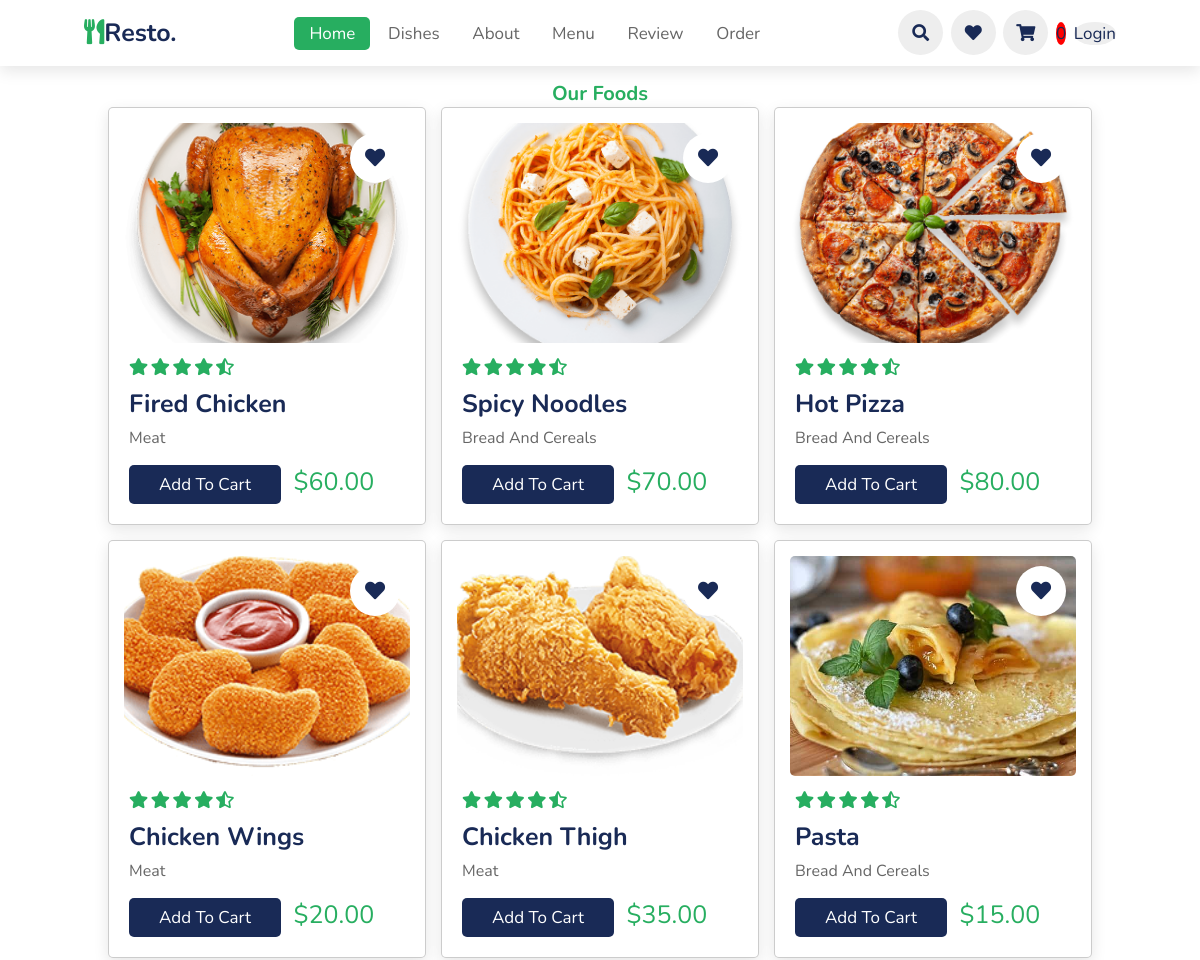
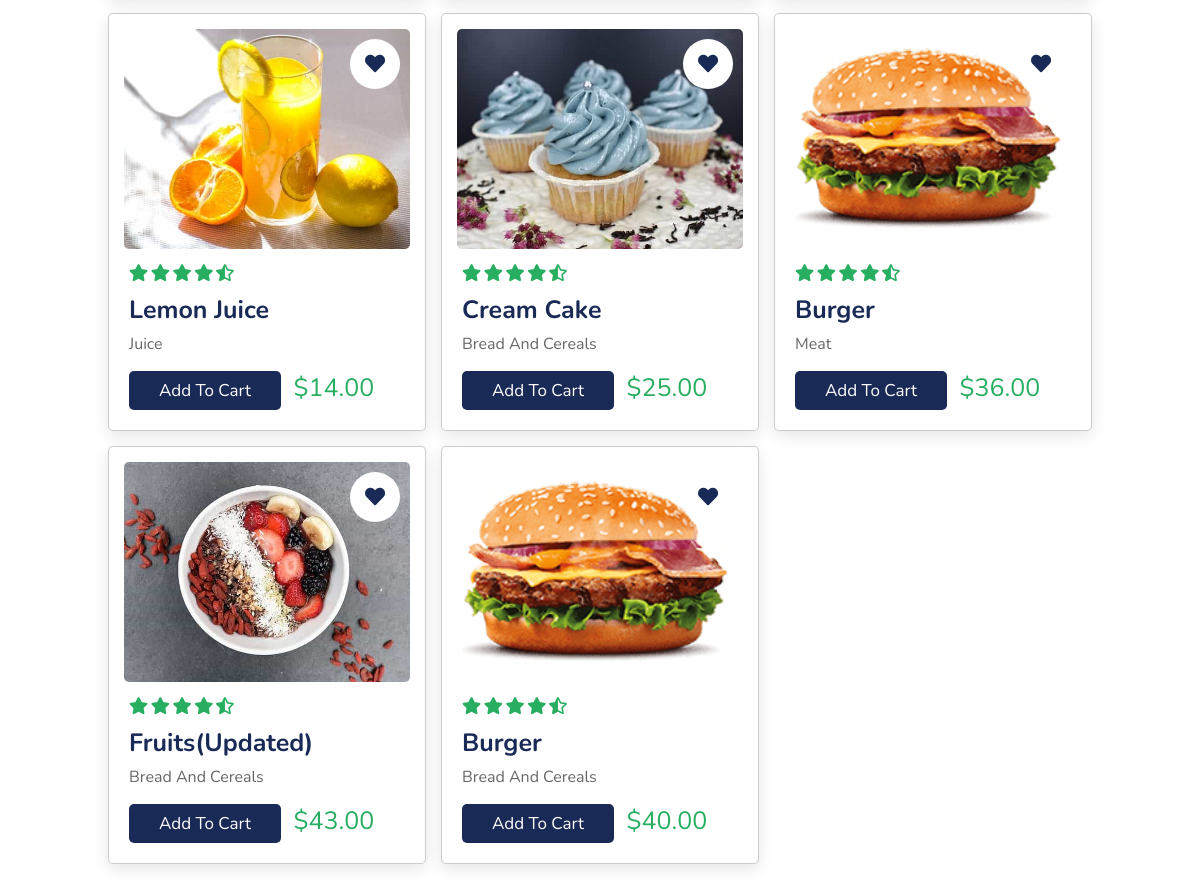
The app's page /search/ with its own data (2 pictures, top to bottom).
### base/models.py (models this page shows, shortened)
class Food(models.Model):
    menu = models.ForeignKey(Menu, on_delete=models.SET_NULL, null=True)
    name = models.CharField(max_length=200, null=True)
    price = models.DecimalField(max_digits=5, decimal_places=2, null=True)
    category = models.ForeignKey(Category, on_delete=models.SET_NULL, null=True)
    images = models.ImageField(default='about-img.png', null=True, blank=True)
    discount = models.CharField(max_length=20, null=True, blank=True)
    @property
    def imageUrl(self):
        try:
            url = self.images.url
        except:
            url = ''
        return url

class Category(models.Model):
    name = models.CharField(max_length=200, null=True)
    def __str__(self):
        return self.name

### base/views.py (the view)
# urls.py: path('search/', views.search, name='search'),
def search(request):
    q = request.GET.get('q') if request.GET.get('q') else ''
    print(q)
    foods = Food.objects.filter(Q(menu__name__icontains=q) |
                                Q(name__icontains=q) |
                                Q(price__icontains=q) |
                                Q(category__name__icontains=q))
    if request.user.is_authenticated:
        customer = request.user.customer
        order, created = Order.objects.get_or_create(customer=customer, complete=False)
        cartFood = order.cart_food
    else:
        data = cartCookie(request)
        items = data['items']
        order = data['order']
    context = {
        'foods': foods, 'order': order
    }
    return render(request, 'base/search.html', context)

### base/utils.py (called while the page is built, shortened)
def cartCookie(request):
    try:
        cart = json.loads(request.COOKIES['cart'])
    except:
            cart = {}
    print('cart :',cart)
    items = []
    order = {'cart_food': 0, 'cart_total': 0,}
    cartItems = order['cart_food']
    return  {'items': items, 'order': order}

### base/templates/base/search.html (shortened to what this page needs)
{% extends 'base/main.html' %}
{% load static %}
{% block content %}
<section class="menu" id="menu">
    <h3 style="margin-top: 50px;" class="sub-heading"> our foods </h3>
    <div class="box-container">
        {% for food in foods %}
        <div class="box">
            <div class="image">
                <img src="{{food.imageUrl}}" alt="">
                <a href="#" class="fas fa-heart"></a>
            </div>
            <div class="content">
                <div class="stars">
                    <i class="fas fa-star"></i>
                    <i class="fas fa-star"></i>
                    <i class="fas fa-star"></i>
                    <i class="fas fa-star"></i>
                    <i class="fas fa-star-half-alt"></i>
                </div>
                <h3>{{food.name}}</h3>
                <p>{{food.category}}</p>
                <button data-food="{{food.id}}" data-action="add" class="btn update-cart">add to cart</button>
                <span class="price">${{food.price}}</span>
            </div>
        </div>
        {% endfor %}
    </div>
</section>
{% endblock %}

### base/templates/base/main.html (shortened to what this page needs)
{% load static %}
<!DOCTYPE html>
<html lang="en">
<head>
    <link rel="stylesheet" href="https://unpkg.com/swiper/swiper-bundle.min.css" />
    <link rel="stylesheet" href="https://cdnjs.cloudflare.com/ajax/libs/font-awesome/5.15.3/css/all.min.css">
    <link rel="stylesheet" href="{% static 'css/main.css' %}">
</head>
<body>
<header>
    <a href="{% url 'shop' %}" class="logo"><i class="fas fa-utensils"></i>resto.</a>
    <nav class="navbar">
        <a class="active" href="#home">home</a>
        <a href="#dishes">dishes</a>
        <a href="#about">about</a>
        <a href="#menu">menu</a>
        <a href="#review">review</a>
        <a href="#order">order</a>
    </nav>
    <div class="icons">
        <i class="fas fa-search" id="search-icon"></i>
		{% if request.user.is_authenticated %}
        <a href="{% url 'fav_food' %}" class="fas fa-heart"></a>
		{% else %}
		<a href="" class="fas fa-heart"></a>
		{% endif %}
        <a href="{% url 'cart' %}" class="fas fa-shopping-cart"></a>
        <a href="#" style="background-color: red;">{{order.cart_food}}</a>
		{% if request.user.is_authenticated %}
		<a href="{% url 'logout' %}">Logout</a>
		{% else %}
		<a href="{% url 'login' %}">Login</a>
		{% endif %}
    </div>
</header>
    {% block content %}
    {% endblock %}
</body>
</html>

### static/css/main.css (style rules this page uses)
:root { --green:#27ae60; --black:#192a56; --light-color:#666; --box-shadow:0 .5rem 1.5rem rgba(0,0,0,.1); }
* { font-family: 'Nunito', sans-serif; margin:0; padding:0; box-sizing: border-box; text-decoration: none; outline: none; border:none; text-transform: capitalize; transition: all .2s linear; }
html { font-size: 62.5%; overflow-x: hidden; scroll-padding-top: 5.5rem; scroll-behavior: smooth; }
section { padding:2rem 9%; }
.sub-heading { text-align: center; color:var(--green); font-size: 2rem; padding-top: 1rem; }
.btn { margin-top: 1rem; display: inline-block; font-size: 1.7rem; color:#fff; background: var(--black); border-radius: .5rem; cursor: pointer; padding:.8rem 3rem; }
header { position: fixed; top:0; left: 0; right:0; background: #fff; padding:1rem 7%; display: flex; align-items: center; justify-content: space-between; z-index: 1000; box-shadow: var(--box-shadow); }
header .logo { color:var(--black); font-size: 2.5rem; font-weight: bolder; }
header .logo i { color:var(--green); }
header .navbar a { font-size: 1.7rem; border-radius: .5rem; padding:.5rem 1.5rem; color:var(--light-color); }
header .navbar a.active, header .navbar a:hover { color:#fff; background: var(--green); }
header .icons i, header .icons a { cursor: pointer; margin-left: .5rem; height:4.5rem; line-height: 4.5rem; width:4.5rem; text-align: center; font-size: 1.7rem; color:var(--black); border-radius: 50%; background: #eee; }
.menu .box-container { display: grid; grid-template-columns: repeat(auto-fit, minmax(30rem, 1fr)); gap:1.5rem; }
.menu .box-container .box { background: #fff; border:.1rem solid rgba(0,0,0,.2); border-radius: .5rem; box-shadow: var(--box-shadow); }
.menu .box-container .box .image { height: 25rem; width: 100%; padding:1.5rem; overflow: hidden; position: relative; }
.menu .box-container .box .image img { height: 100%; width: 100%; border-radius: .5rem; object-fit: cover; }
.menu .box-container .box .image .fa-heart { position: absolute; top:2.5rem; right: 2.5rem; height: 5rem; width: 5rem; line-height: 5rem; text-align: center; font-size: 2rem; background: #fff; border-radius: 50%; color:var(--black); }
.menu .box-container .box .content { padding:2rem; padding-top: 0; }
.menu .box-container .box .content .stars { padding-bottom: 1rem; }
.menu .box-container .box .content .stars i { font-size: 1.7rem; color:var(--green); }
.menu .box-container .box .content h3 { color:var(--black); font-size: 2.5rem; }
.menu .box-container .box .content p { color:var(--light-color); font-size: 1.6rem; padding:.5rem 0; line-height: 1.5; }
.menu .box-container .box .content .price { color:var(--green); margin-left: 1rem; font-size: 2.5rem; }

### records on screen
Food: imageUrl (picture), name "Fired Chicken", category "Meat", price "60.00"
Food: imageUrl (picture), name "Spicy Noodles", category "Bread And Cereals", price "70.00"
Food: imageUrl (picture), name "Hot Pizza", category "Bread And Cereals", price "80.00"
Food: imageUrl (picture), name "Chicken Wings", category "Meat", price "20.00"
Food: imageUrl (picture), name "Chicken Thigh", category "Meat", price "35.00"
Food: imageUrl (picture), name "Pasta", category "Bread And Cereals", price "15.00"
Food: imageUrl (picture), name "Lemon Juice", category "Juice", price "14.00"
Food: imageUrl (picture), name "Cream Cake", category "Bread And Cereals", price "25.00"
Food: imageUrl (picture), name "Burger", category "Meat", price "36.00"
Food: imageUrl (picture), name "Fruits(Updated)", category "Bread And Cereals", price "43.00"
Food: imageUrl (picture), name "Burger", category "Bread And Cereals", price "40.00"

### other values on screen
{{ order.cart_food }} "0"
